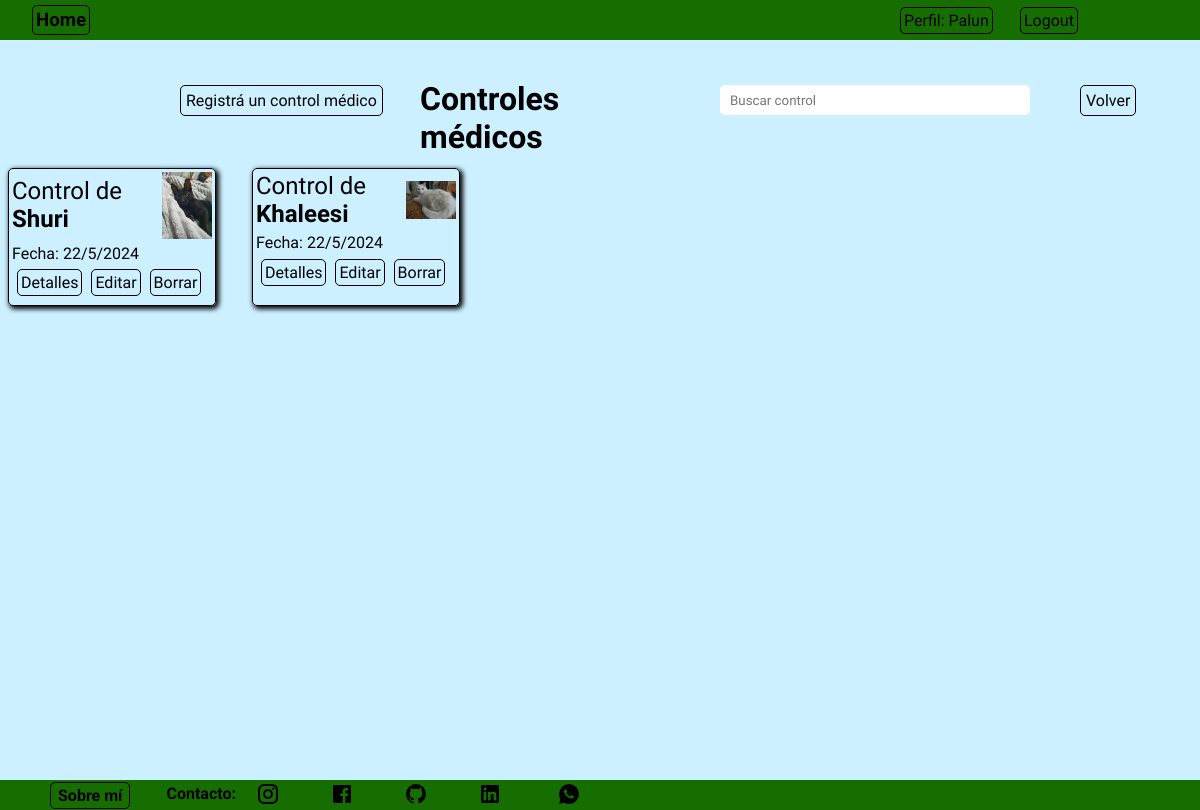
The app's page /perfil/perfil/control/list (signed in) with its own data.
### perfil/models.py (models this page shows, shortened)
class Control(models.Model):
    nombre = models.ForeignKey(Mascota, on_delete=models.CASCADE)
    peso = models.FloatField(verbose_name='Peso (Kg.)', null=True, blank=True)
    vacunas = models.ManyToManyField(Vacunas)
    castrado = models.BooleanField(default=False)
    otras_intervenciones = models.CharField(max_length=100, null=True,blank=True)
    descripcion = models.TextField(null=True, blank=True, verbose_name=('Descripción'))
    fecha_control = models.DateTimeField(auto_now_add=True)
    user = models.ForeignKey(User, on_delete=models.CASCADE)
    class Meta:
        verbose_name = 'Control'
        verbose_name_plural = 'Controles'

class Mascota(models.Model):
    nombre= models.CharField(max_length=50, verbose_name='Nombre')
    fecha_nacimiento = models.DateField(verbose_name='Fecha de nacimiento')
    sexo = models.CharField(max_length=20, null=True, blank=True, verbose_name='Sexo')
    raza = models.ForeignKey(Raza, on_delete=models.SET_NULL,null=True, blank=True, verbose_name='Raza')
    color_pelo = models.CharField(max_length=100, null=True,blank=True, verbose_name='Color de pelo')
    alimento = models.CharField(max_length=100, null=True,blank=True)
    datos_importantes = models.CharField(max_length=150, null=True,blank=True)
    foto = models.ImageField(upload_to='fotos',null=True, blank=True)
    descripcion = models.TextField(null=True, blank=True, verbose_name=('Descripción'))
    user = models.ForeignKey(User, on_delete=models.CASCADE)
    def __str__(self):
        return self.nombre
    class Meta:
        verbose_name = 'Mascota'
        verbose_name_plural = 'Mascotas'

### perfil/views.py (the view)
# urls.py: path('perfil/control/list', ControlList.as_view(), name='control_list'),
class ControlList(LoginRequiredMixin, ListView):
    model = Control
    context_object_name = 'controles'
    def get_queryset(self):
        queryset = Control.objects.filter(user=self.request.user)
        busqueda = self.request.GET.get("busqueda")
        if busqueda:
            queryset = queryset.filter(
                Q(nombre__nombre__icontains=busqueda) |
                Q(peso__icontains=busqueda) |
                Q(vacunas__nombre__icontains=busqueda)
            ).distinct()
        return queryset

### perfil/templates/perfil/control_list.html (shortened to what this page needs)
{% extends 'core/base.html' %}
{% block content %}
    <nav class="navbar">
        <div class="titulo">
            <h3><a href="{% url 'core:index' %}" class="link">Home</a></h3>
        </div>
        <div class="paginas">
            <ul class="links">
                <a href="{% url 'perfil:index' %}" class="link">Perfil: {{ user.username }}</a>
            </ul>
        </div>
        <div class="login">
                {% if user.is_authenticated %}
                <form action="{% url 'login:logout' %}" method="post">
                    <button type="submit" class="logout">Logout</button>
                </form>
                {% endif %}
        </div>
    </nav>
    <main class="contenedor">
        <h1 class="titulo_core">Controles médicos</h1>
        <div class="busqueda_control">
            <form action="{% url 'perfil:control_list' %}" method="get">
                <input type="text" name="busqueda" placeholder="Buscar control" class="texto_busqueda_control">
            </form>
        </div>
        <div class="contenedor_registrar_mascota">
            <a href="{% url 'perfil:control_create' %}" class="registrar_mascota">Registrá un control médico</a>
        </div>
        <div class="contenedor_control_list">
            {% for object in object_list %}
            <ul class="control_list_completo">
                <div class="control_list">
                    {% if object.nombre.foto %}
                    <img src="{{ object.nombre.foto.url }}" alt="Foto de {{ object.nombre }}" width="50" height="">
                    {% endif %}
                    <p class="nombre_control">Control de <strong>{{object.nombre}}</strong></p>
                    <p class="fecha_control">Fecha: {{ object.fecha_control.day }}/{{ object.fecha_control.month }}/{{ object.fecha_control.year }}</p>
                    <div class="crud_mascota">
                        <a href="{% url 'perfil:control_detail' object.id %}" class="control_detalle">Detalles</a>
                        <a href="{% url 'perfil:control_update' object.id %}" class="control_editar">Editar</a>
                        <a href="{% url 'perfil:control_delete' object.id %}" class="control_borrar">Borrar</a>
                    </div>
                </div>
            </ul>
            {% endfor %}
        </div>
        <div class="volver_mascota_contenedor">
            <a href="{% url 'perfil:index' %}" class="volver_mascota">Volver</a>
        </div>
    </main>
{% endblock content %}

### core/static/css/style.css (style rules this page uses)
* { padding: 0; margin: 0; font-family: "Quicksand", sans-serif; }
.contenedor { display: grid; grid-template-columns: repeat(20, 5vw); grid-template-rows: repeat(18, 5vh); min-height: 92.54vh; background-color: rgb(204, 240, 255); width: 100vw; }
.navbar { display: grid; grid-template-columns: repeat(20, 5vw); grid-template-rows: 40px; width: 100vw; background-color: rgb(22, 110, 0); align-items: center; }
.paginas { grid-column-start: 16; grid-column-end: 18; }
.links { display: flex; }
.link { text-decoration: none; color: black; transition-duration: .3s; border: 1px solid black; border-radius: 5px; padding: 3px; }
.login { grid-column-start: 18; grid-column-end: 20; display: flex; gap: 20px; }
.titulo { display: flex; gap: 2rem; align-items: center; margin-left: 2rem; }
.logout { padding: 3px; background: none; border: 1px solid black; border-radius: 5px; margin: 0; font: inherit; color: inherit; cursor: pointer; outline: none; transition-duration: .3s; }
.titulo_core { grid-column-start: 8; grid-column-end: 12; grid-row-start: 2; font-size: 2rem; align-content: center; }
.crud_mascota { grid-row-start: 3; grid-column-start: span 2; justify-content: center; margin-left: 5px; }
.contenedor_registrar_mascota { grid-column-start: 4; grid-column-end: 9; grid-row-start: 2; align-content: center; }
.registrar_mascota { text-decoration: none; color: black; border: .5px solid black ; border-radius: 5px; padding: 5px; height: 20px; transition-duration: .2s; }
.volver_mascota_contenedor { grid-column-start: 19; grid-row-start: 2; align-content: center; }
.volver_mascota { text-decoration: none; color: black; border: 1px solid black; border-radius: 5px; padding: 5px; transition-duration: .2s; }
.fecha_control { margin-top: 5px; margin-bottom: 10px; }
.control_detalle { text-decoration: none; color: black; border: .5px solid black ; border-radius: 5px; padding: 3px; transition-duration: .2s; }
.control_editar { text-decoration: none; color: black; border: .5px solid black ; border-radius: 5px; padding: 3px; transition-duration: .2s; margin-left: 5px; }
.control_borrar { text-decoration: none; color: black; border: .5px solid black ; border-radius: 5px; padding: 3px; margin-left: 5px; }
.contenedor_control_list { display: grid; grid-template-columns: repeat(7, 1fr); gap: 20px; grid-row-start: 4; grid-row-end: -1; grid-column: 1/-1; }
.control_list_completo { display: flex; justify-content: space-around; gap: 20px; }
.control_list { display: grid; grid-template-rows: 2fr 1fr 1fr 1fr; align-items: center; width: 200px; height: 130px; border: 1px solid black; border-radius: 5px; padding: 3px; margin: .5rem; box-shadow: 2px 2px 5px 1px black; }
.nombre_control { font-size: 1.5rem; grid-row-start: 1; }
.busqueda_control { grid-column-start: 13; grid-column-end: 16; grid-row-start: 2; align-content: center; }
.texto_busqueda_control { border: none; border-radius: 5px; background-color: white; height: 30px; width: 300px; padding-left: 10px; }

### records on screen
Control: nombre.foto (picture), nombre "Shuri", fecha_control.day "22", fecha_control.month "5", fecha_control.year "2024"
Control: nombre.foto (picture), nombre "Khaleesi", fecha_control.day "22", fecha_control.month "5", fecha_control.year "2024"

### other values on screen
{{ user.username }} "Palun"
